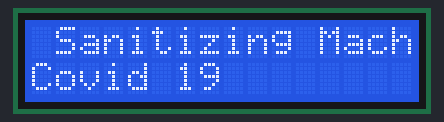
Simulated run of this sketch. Board: Arduino Uno, built with avr-gcc and run on an emulated ATmega328P. Shown: 16×2 character LCD.

Above: at 0.4 s.
At 5.58 s:
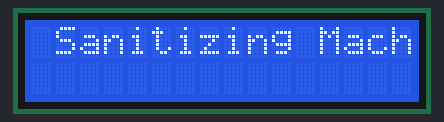

Measured:
- what the display in image 0 shows lasts 5.0 s, from 0.4 s to 5.4 s

The sketch:

main.ino
```cpp
/*
* Author : Mohd Aman Ansari
* embed
* https://embed.org.in
*/
#include <LiquidCrystal.h>

#define rs 7
#define en 6
#define d4 2
#define d5 3
#define d6 4
#define d7 5
// initialize the library with the numbers of the interface pins
LiquidCrystal lcd(rs, en, d4, d5, d6, d7);

void setup() {

  lcd.begin(16, 2);
  lcd.clear();
  lcd.setCursor(1,0);
  lcd.print("Sanitizing Machine");
  delay(300);

  lcd.setCursor(0,1);
  lcd.print("Covid 19");

  delay(5000);


}


void loop() {

  lcd.begin(16, 2);
  lcd.clear();
  lcd.setCursor(1,0);
  lcd.print("Sanitizing Machine");
  delay(300);

  lcd.setCursor(0,1);
  lcd.print("Covid 19");

  delay(5000);


}
```
